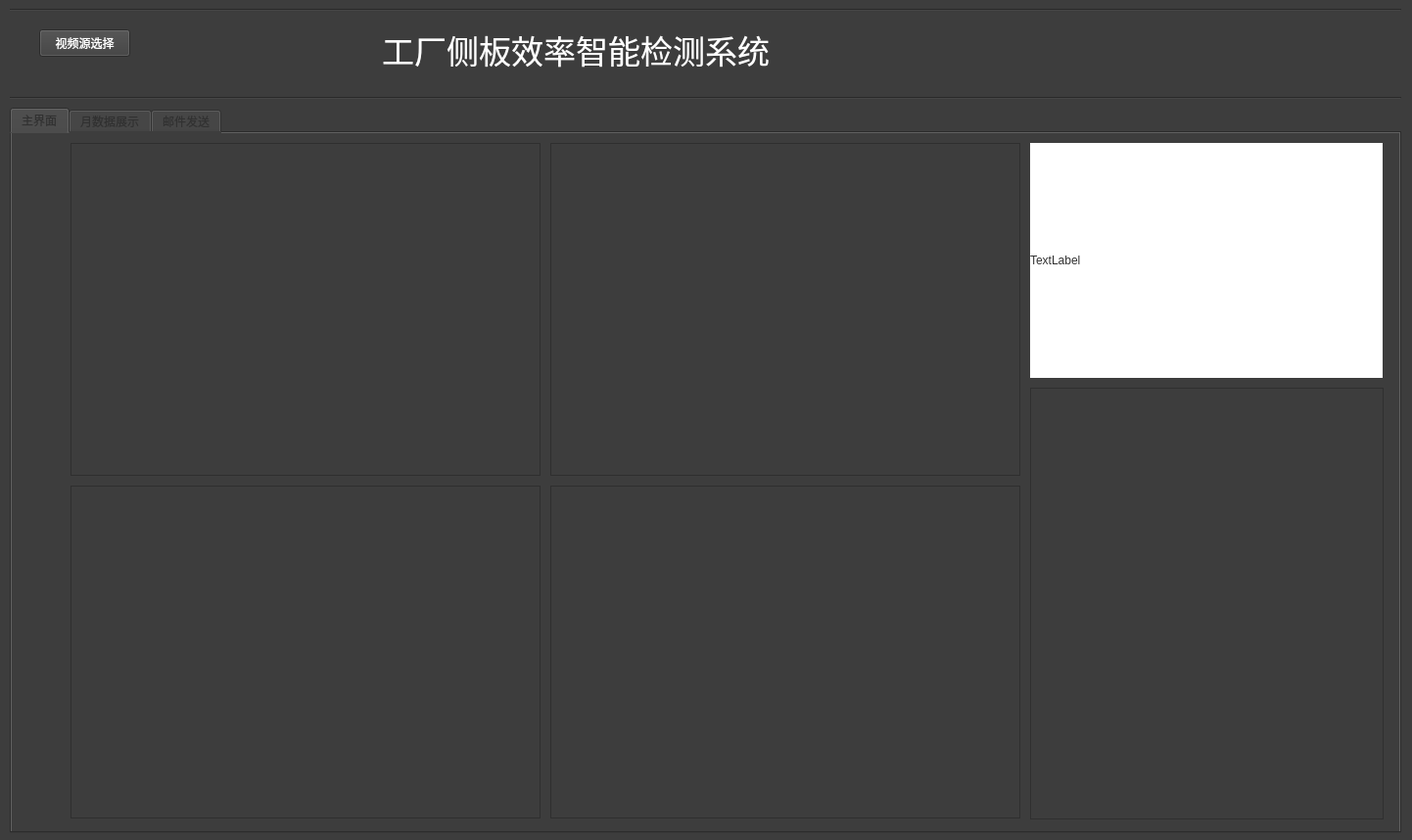
<?xml version="1.0" encoding="UTF-8"?>
<ui version="4.0">
 <class>Form</class>
 <widget class="QWidget" name="Form">
  <property name="geometry">
   <rect>
    <x>0</x>
    <y>0</y>
    <width>1442</width>
    <height>858</height>
   </rect>
  </property>
  <property name="windowTitle">
   <string>Form</string>
  </property>
  <property name="styleSheet">
   <string notr="true">color: rgb(255, 255, 255);
background-color: rgb(61, 61, 61);
</string>
  </property>
  <widget class="QTabWidget" name="tabWidget">
   <property name="geometry">
    <rect>
     <x>10</x>
     <y>110</y>
     <width>1421</width>
     <height>741</height>
    </rect>
   </property>
   <property name="layoutDirection">
    <enum>Qt::LeftToRight</enum>
   </property>
   <property name="styleSheet">
    <string notr="true">color: rgb(49, 49, 49);
font: 75 10pt &quot;Aharoni&quot;;</string>
   </property>
   <property name="currentIndex">
    <number>0</number>
   </property>
   <widget class="QWidget" name="tab">
    <attribute name="title">
     <string>主界面</string>
    </attribute>
    <widget class="QGraphicsView" name="graphicsView_MT">
     <property name="geometry">
      <rect>
       <x>60</x>
       <y>10</y>
       <width>480</width>
       <height>340</height>
      </rect>
     </property>
    </widget>
    <widget class="QGraphicsView" name="graphicsView_OEE">
     <property name="geometry">
      <rect>
       <x>550</x>
       <y>10</y>
       <width>480</width>
       <height>340</height>
      </rect>
     </property>
    </widget>
    <widget class="QGraphicsView" name="graphicsView_Loss">
     <property name="geometry">
      <rect>
       <x>60</x>
       <y>360</y>
       <width>480</width>
       <height>340</height>
      </rect>
     </property>
    </widget>
    <widget class="QGraphicsView" name="graphicsView_Pie">
     <property name="geometry">
      <rect>
       <x>550</x>
       <y>360</y>
       <width>480</width>
       <height>340</height>
      </rect>
     </property>
    </widget>
    <widget class="QLabel" name="label">
     <property name="geometry">
      <rect>
       <x>1040</x>
       <y>10</y>
       <width>360</width>
       <height>240</height>
      </rect>
     </property>
     <property name="styleSheet">
      <string notr="true">background-color: rgb(255, 255, 255);</string>
     </property>
     <property name="text">
      <string>TextLabel</string>
     </property>
    </widget>
    <widget class="QTextBrowser" name="textBrowser">
     <property name="geometry">
      <rect>
       <x>1040</x>
       <y>260</y>
       <width>361</width>
       <height>441</height>
      </rect>
     </property>
     <property name="styleSheet">
      <string notr="true">font: 10pt &quot;宋体&quot;;

color:rgb(255, 255, 255);
</string>
     </property>
    </widget>
   </widget>
   <widget class="QWidget" name="tab_3">
    <attribute name="title">
     <string>月数据展示</string>
    </attribute>
    <widget class="QTableWidget" name="DateTable">
     <property name="geometry">
      <rect>
       <x>390</x>
       <y>60</y>
       <width>991</width>
       <height>591</height>
      </rect>
     </property>
     <property name="styleSheet">
      <string notr="true">background-color: rgb(255,255,255);</string>
     </property>
    </widget>
    <widget class="QDateEdit" name="dateEdit">
     <property name="geometry">
      <rect>
       <x>110</x>
       <y>200</y>
       <width>151</width>
       <height>41</height>
      </rect>
     </property>
     <property name="font">
      <font>
       <family>宋体</family>
       <pointsize>12</pointsize>
       <weight>50</weight>
       <italic>false</italic>
       <bold>false</bold>
      </font>
     </property>
     <property name="styleSheet">
      <string notr="true">font: 12pt &quot;宋体&quot;;

color:rgb(255, 255, 255);
</string>
     </property>
     <property name="dateTime">
      <datetime>
       <hour>0</hour>
       <minute>0</minute>
       <second>0</second>
       <year>2019</year>
       <month>4</month>
       <day>1</day>
      </datetime>
     </property>
     <property name="date">
      <date>
       <year>2019</year>
       <month>4</month>
       <day>1</day>
      </date>
     </property>
     <property name="displayFormat">
      <string>yyyy-MM</string>
     </property>
    </widget>
    <widget class="QLabel" name="label_4">
     <property name="geometry">
      <rect>
       <x>30</x>
       <y>120</y>
       <width>91</width>
       <height>41</height>
      </rect>
     </property>
     <property name="styleSheet">
      <string notr="true">font: 12pt &quot;宋体&quot;;

color:rgb(255, 255, 255);
</string>
     </property>
     <property name="text">
      <string>选择年月：</string>
     </property>
    </widget>
    <widget class="QPushButton" name="confirmDateButton">
     <property name="geometry">
      <rect>
       <x>130</x>
       <y>290</y>
       <width>93</width>
       <height>41</height>
      </rect>
     </property>
     <property name="styleSheet">
      <string notr="true">font: 12pt &quot;宋体&quot;;

color:rgb(255, 255, 255);
</string>
     </property>
     <property name="text">
      <string>确认</string>
     </property>
    </widget>
   </widget>
   <widget class="QWidget" name="tab_2">
    <attribute name="title">
     <string>邮件发送</string>
    </attribute>
    <widget class="QPushButton" name="mailSenderButton">
     <property name="geometry">
      <rect>
       <x>990</x>
       <y>510</y>
       <width>121</width>
       <height>41</height>
      </rect>
     </property>
     <property name="styleSheet">
      <string notr="true">font: 12pt &quot;宋体&quot;;

color:rgb(255, 255, 255);</string>
     </property>
     <property name="text">
      <string>邮件发送</string>
     </property>
    </widget>
    <widget class="QPushButton" name="mailConfirm">
     <property name="geometry">
      <rect>
       <x>260</x>
       <y>510</y>
       <width>121</width>
       <height>41</height>
      </rect>
     </property>
     <property name="styleSheet">
      <string notr="true">font: 12pt &quot;宋体&quot;;

color:rgb(255, 255, 255);</string>
     </property>
     <property name="text">
      <string>邮箱确认</string>
     </property>
    </widget>
    <widget class="QTextBrowser" name="mailTextBroswer">
     <property name="geometry">
      <rect>
       <x>780</x>
       <y>110</y>
       <width>511</width>
       <height>341</height>
      </rect>
     </property>
     <property name="styleSheet">
      <string notr="true">font: 12pt &quot;宋体&quot;;

color:rgb(255, 255, 255);
</string>
     </property>
    </widget>
    <widget class="QLineEdit" name="mailLineEdit">
     <property name="geometry">
      <rect>
       <x>110</x>
       <y>270</y>
       <width>491</width>
       <height>121</height>
      </rect>
     </property>
     <property name="styleSheet">
      <string notr="true">font: 12pt &quot;宋体&quot;;

color:rgb(255, 255, 255);
</string>
     </property>
    </widget>
    <widget class="QLabel" name="label_5">
     <property name="geometry">
      <rect>
       <x>110</x>
       <y>200</y>
       <width>431</width>
       <height>41</height>
      </rect>
     </property>
     <property name="styleSheet">
      <string notr="true">font: 12pt &quot;宋体&quot;;

color:rgb(255, 255, 255);</string>
     </property>
     <property name="text">
      <string>请输入邮箱：</string>
     </property>
    </widget>
   </widget>
  </widget>
  <widget class="Line" name="line">
   <property name="geometry">
    <rect>
     <x>10</x>
     <y>0</y>
     <width>1421</width>
     <height>20</height>
    </rect>
   </property>
   <property name="styleSheet">
    <string notr="true"/>
   </property>
   <property name="orientation">
    <enum>Qt::Horizontal</enum>
   </property>
  </widget>
  <widget class="Line" name="line_2">
   <property name="geometry">
    <rect>
     <x>10</x>
     <y>90</y>
     <width>1421</width>
     <height>20</height>
    </rect>
   </property>
   <property name="orientation">
    <enum>Qt::Horizontal</enum>
   </property>
  </widget>
  <widget class="QLabel" name="label_3">
   <property name="geometry">
    <rect>
     <x>390</x>
     <y>30</y>
     <width>541</width>
     <height>41</height>
    </rect>
   </property>
   <property name="font">
    <font>
     <pointsize>25</pointsize>
    </font>
   </property>
   <property name="styleSheet">
    <string notr="true">color: rgb(255, 255, 255);</string>
   </property>
   <property name="text">
    <string>工厂侧板效率智能检测系统</string>
   </property>
  </widget>
  <widget class="QPushButton" name="fileSelectButton">
   <property name="geometry">
    <rect>
     <x>40</x>
     <y>30</y>
     <width>93</width>
     <height>28</height>
    </rect>
   </property>
   <property name="text">
    <string>视频源选择</string>
   </property>
  </widget>
 </widget>
 <resources/>
 <connections/>
</ui>
